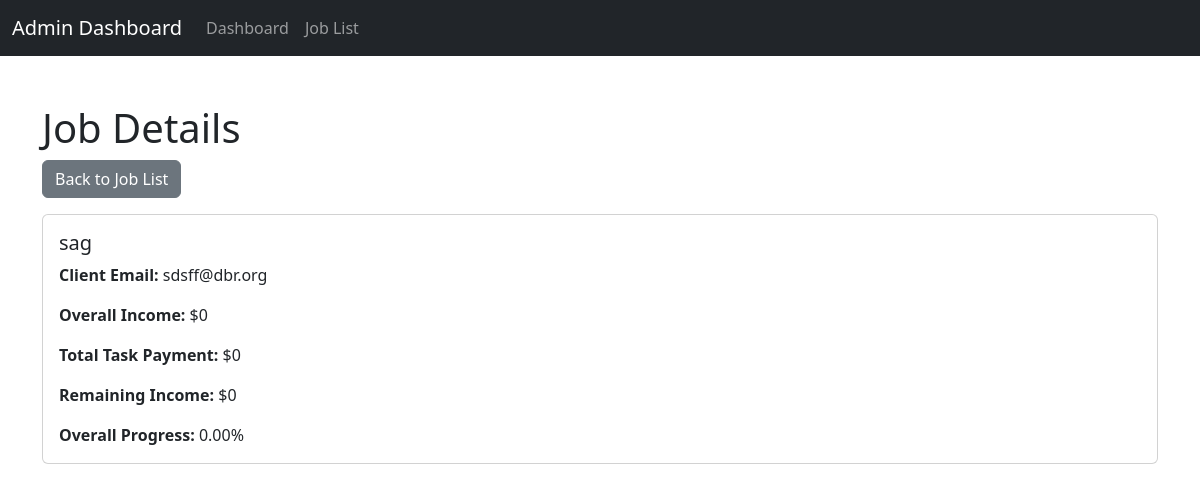
The app's page /job_details/15/ with its own data.
### fin_app_v2/models.py (models this page shows, shortened)
class Job(models.Model):
    title = models.CharField(max_length=100)
    client_email = models.EmailField(unique=True)
    client_password = models.CharField(max_length=100)
    over_all_income = models.PositiveIntegerField(default=0)  # Total income for the job
    def get_overall_progress(self):
        total_percentage = 0
        total_weight = 0
        tasks = self.tasks.all()
        for task in tasks:
            total_percentage += task.progress * (task.task_percentage / 100)
            total_percentage = total_percentage
            total_weight += task.task_percentage
        return (total_percentage / total_weight) * 100 if total_weight > 0 else 0  # Return the weighted overall progress

### fin_app_v2/views.py (the view)
# urls.py: path('job_details/<int:job_id>/', views.job_details, name='job_details'),
def job_details(request, job_id):
    job = get_object_or_404(Job, id=job_id)
    tasks = Task.objects.filter(job=job)
    paginator = Paginator(tasks, 10)  # Show 10 tasks per page
    page_number = request.GET.get('page')
    page_tasks = paginator.get_page(page_number)
    latest_deadline = tasks.aggregate(Max('deadline'))['deadline__max'] if tasks else None
    overall_progress = job.get_overall_progress()
    total_task_payment = tasks.aggregate(Sum('money_for_task'))['money_for_task__sum'] or 0
    remaining_income = job.over_all_income - total_task_payment
    return render(request, 'job_details.html', {
        'job': job,
        'tasks': page_tasks,  # Pass the paginated tasks
        'latest_deadline': latest_deadline,
        'overall_progress': overall_progress,
        'total_task_payment': total_task_payment,
        'remaining_income': remaining_income,
    })

### templates/job_details.html (shortened to what this page needs)
<!DOCTYPE html>
<html lang="en">
<head>
    <link href="https://cdn.jsdelivr.net/npm/bootstrap@5.3.0-alpha1/dist/css/bootstrap.min.css" rel="stylesheet">
</head>
<body>
    <nav class="navbar navbar-expand-lg navbar-dark bg-dark">
        <div class="container-fluid">
            <a class="navbar-brand" href="{% url 'admin_dashboard' %}">Admin Dashboard</a>
            <div class="collapse navbar-collapse" id="navbarNav">
                <ul class="navbar-nav">
                    <li class="nav-item">
                        <a class="nav-link" href="{% url 'admin_dashboard' %}">Dashboard</a>
                    </li>
                    <li class="nav-item">
                        <a class="nav-link" href="{% url 'job_list' %}">Job List</a>
                    </li>
                </ul>
            </div>
        </div>
    </nav>
    <div class="container mt-5">
        <h1>Job Details</h1>
        <a href="{% url 'job_list' %}" class="btn btn-secondary mb-3">Back to Job List</a>
        <div class="card mb-4">
            <div class="card-body">
                <h5 class="card-title">{{ job.title }}</h5>
                <p class="card-text"><strong>Client Email:</strong> {{ job.client_email }}</p>
                <p class="card-text"><strong>Overall Income:</strong> ${{ job.over_all_income }}</p>
                <p class="card-text"><strong>Total Task Payment:</strong> ${{ total_task_payment }}</p>
                <p class="card-text"><strong>Remaining Income:</strong> ${{ remaining_income }}</p>
                <p class="card-text"><strong>Overall Progress:</strong> {{ overall_progress|floatformat:2 }}%</p>
            </div>
        </div>
    </div>
</body>
</html>

### records on screen
Job: title "sag", client_email "sdsff@dbr.org", over_all_income "0"

### other values on screen
{{ total_task_payment }} "0"
{{ remaining_income }} "0"
{{ overall_progress|floatformat:2 }} "0.00"
